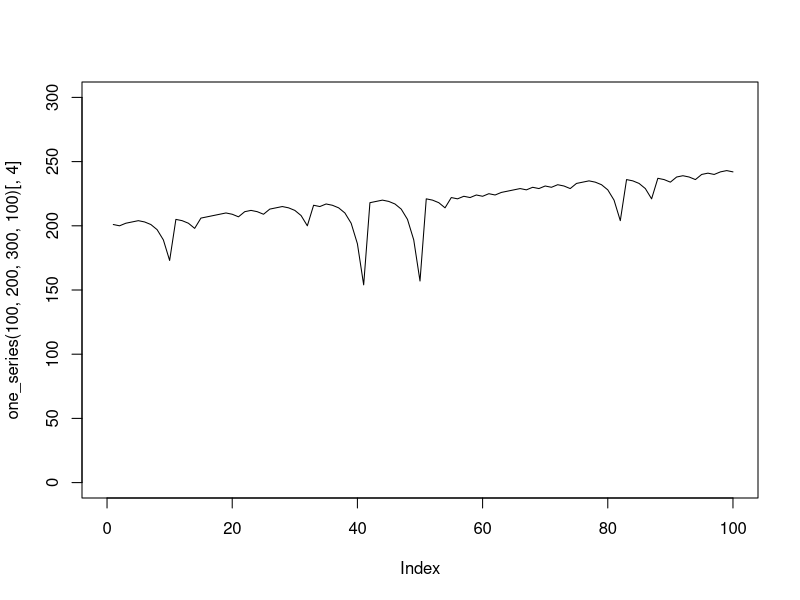
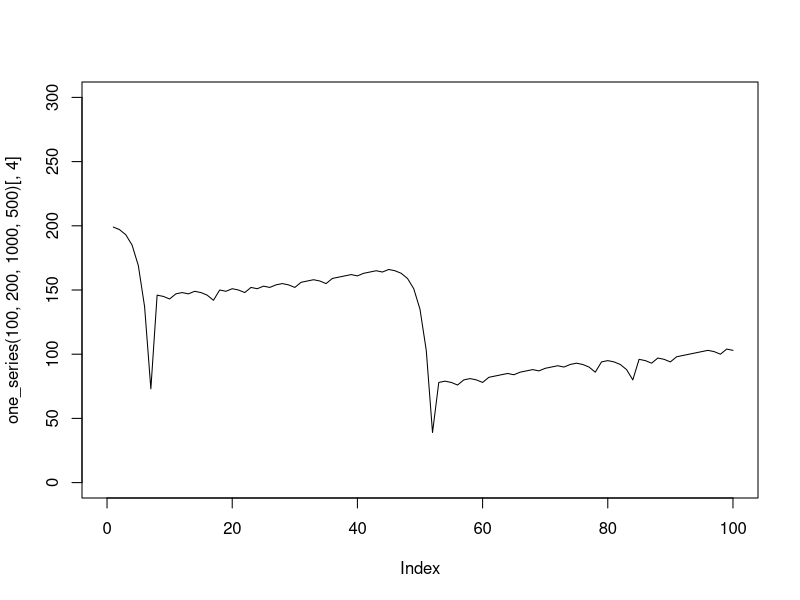

Write the R code that produced these figures, in order.
## ---- chunk 1
knitr::opts_chunk$set(echo = TRUE)
## ---- chunk 2
martingale_wager <- function(
    previous_wager
  , previous_outcome
  , max_wager
  , current_budget
){
  if(previous_outcome == 1) return(1)
  min(2*previous_wager, max_wager, current_budget)
}

profit <- function(l1) l1[nrow(l1),4] - l1[1,1]

one_series <- function(ng, sb, wt, mw){
# ng = max number of spins
# sb = starting budget
# wt = ending budget (starting budget + winning threshold)
# mw = max wager
  l1 <- matrix(NA_integer_,nrow=ng,ncol=4)
  l1[,3] <- rbinom(ng,1,18/38)
  l1[1,1] <- sb
  l1[1,2] <- 1
  l1[1,4] <- ifelse(l1[1,3]==1, sb + 1, sb - 1)

  for(i in 2:ng){
    w <- martingale_wager(l1[i-1,2], l1[i-1,3], mw, l1[i-1,4])
    e <- ifelse(l1[i,3]==1, l1[i-1,4] + w, l1[i-1,4] - w)
    s <- e <= 0 | e >= wt
    l1[i,c(1,2,4)] <- c(l1[i-1,4], w, e)
    if(s) break
  }
  l1[1:i,]
}

one_series(100,200,300,100)[,4] |> plot(type = "l", xlim = c(0,100), ylim = c(0,300))

## ---- chunk 3
one_series(100,200,1000,500)[,4] |> plot(type = "l", xlim = c(0,100), ylim = c(0,300))
## ---- chunk 4

one_series <- function(ng, sb, wt, mw){
# ng = max number of spins
# sb = starting budget
# wt = ending budget (starting budget + winning threshold)
# mw = max wager
  l1 <- matrix(NA_integer_,nrow=ng,ncol=4)
  l1[,3] <- rbinom(ng,1,18/38)
  l1[1,1] <- sb
  l1[1,2] <- 1
  l1[1,4] <- ifelse(l1[1,3]==1, sb + 1, sb - 1)

  plays<-1
  for(i in 2:ng){
    w <- martingale_wager(l1[i-1,2], l1[i-1,3], mw, l1[i-1,4])
    e <- ifelse(l1[i,3]==1, l1[i-1,4] + w, l1[i-1,4] - w)
    s <- e <= 0 | e >= wt
    l1[i,c(1,2,4)] <- c(l1[i-1,4], w, e)
    if(s) break
    plays<-plays+1
  }
  return(plays)
}

num_simulations <- 1000  # Number of simulations
total_plays <- 0

for (sim in 1:num_simulations) {
  total_plays <- total_plays + one_series(100, 200, 300, 100)
}

average_plays <- total_plays / num_simulations
cat("Average number of plays before stopping:", average_plays, "\n")

